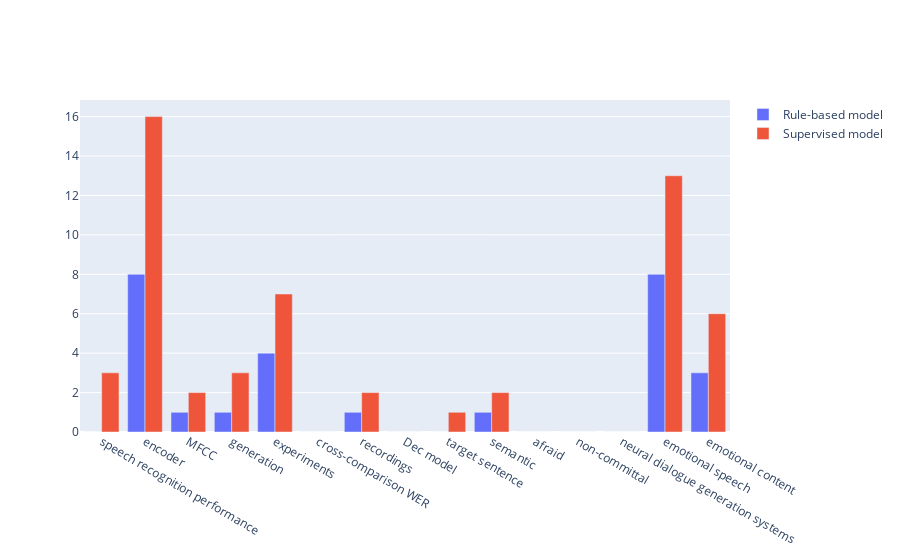

Notebook source saved alongside this figure:
### Markdown cell above
#### Showing some differences on the results given by the two systems

### Code cell
import plotly.graph_objects as go
import random

terms = [random.choice(list(test_true.pilot.values)) for i in range(15)]
fig = go.Figure(data=[
    go.Bar(name='Rule-based model', x=terms, y=[RB_results[term] for term in terms]),
    go.Bar(name='Supervised model', x=terms, y=[NN_results[term] for term in terms]),

])

fig.update_layout(barmode='group')
fig.show()

### Figure 1 — Plotly figure (JSON) as saved in the notebook; plotly's stock layout.template omitted (floating-point values rounded to 4 significant figures)
{"data": [{"name": "Rule-based model", "type": "bar", "x": ["speech recognition performance", "encoder", "MFCC", "generation", "experiments", "cross-comparison WER", "recordings", "Dec model", "target sentence", "semantic", "afraid", "non-committal", "neural dialogue generation systems", "emotional speech", "emotional content"], "y": [0, 8, 1, 1, 4, 0, 1, 0, 0, 1, 0, 0, 0, 8, 3]}, {"name": "Supervised model", "type": "bar", "x": ["speech recognition performance", "encoder", "MFCC", "generation", "experiments", "cross-comparison WER", "recordings", "Dec model", "target sentence", "semantic", "afraid", "non-committal", "neural dialogue generation systems", "emotional speech", "emotional content"], "y": [3, 16, 2, 3, 7, 0, 2, 0, 1, 2, 0, 0, 0, 13, 6]}], "layout": {"barmode": "group"}}
